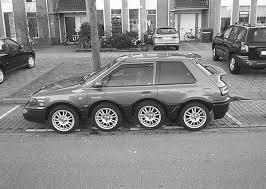
#> input picture Codes/car.jpg, 266 x 189 px
$ jupyter execute q1_1.ipynb
#> lines starting #> are read from the running program, lines starting #| are printed output that depends on the picture
# Filtering with Mean & Gaussian Filters

[cell 1]
import cv2
import numpy as np
import matplotlib.pyplot as plt

#using car.jpg

image = cv2.imread('car.jpg')
#> image is the input picture: shape (189, 266, 3); min 0, max 255, mean 135.1
image = cv2.cvtColor(image, cv2.COLOR_BGR2HSV)
#> image: shape (189, 266, 3); mean H, S, V 0, 0, 135.1
figure_size = 9

#Mean Filter
mean_image = cv2.blur(image,(figure_size, figure_size))
#> mean_image: shape (189, 266, 3); mean H, S, V 0, 0, 135.1
plt.figure()
plt.imshow(cv2.cvtColor(mean_image, cv2.COLOR_HSV2RGB)), plt.title('Mean Filter')
plt.savefig('res01.jpg')
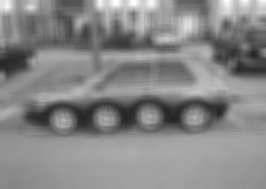
#> shown: shape (189, 266, 3); min 36, max 253, mean 135.1

#Gaussian Filter
gauss_image = cv2.GaussianBlur(image, (figure_size, figure_size), 5)
#> gauss_image: shape (189, 266, 3); mean H, S, V 0, 0, 135.1
plt.figure()
plt.imshow(cv2.cvtColor(gauss_image, cv2.COLOR_HSV2RGB)), plt.title('Gaussian Filter')
plt.savefig('res02.jpg')

plt.show()
